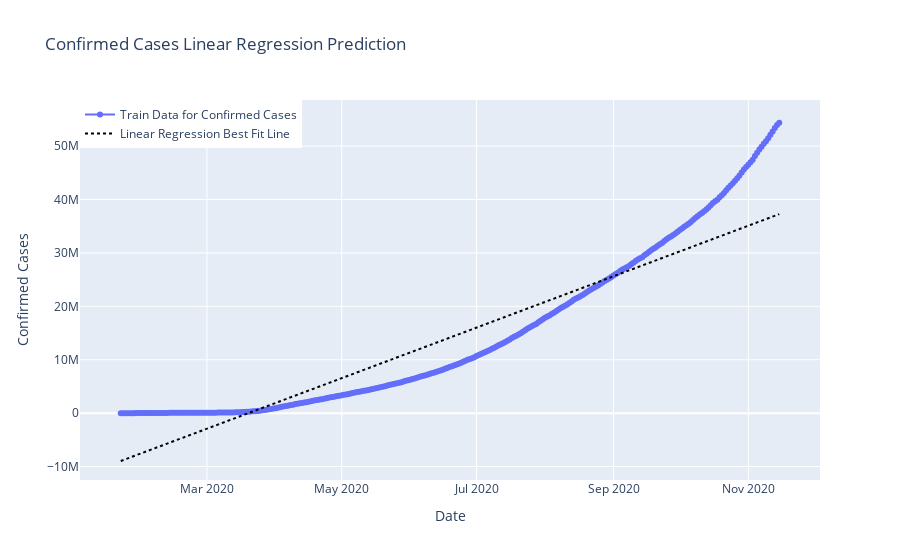

Write notebook code for a chart like this one.
### Code cell
# Plotting Linear Regression predictions
plt.figure(figsize=(11,6))

prediction_linreg = lin_reg.predict(np.array(datewise["Days Since"]).reshape(-1,1))

linreg_output=[]

for i in range(prediction_linreg.shape[0]):
    linreg_output.append(prediction_linreg[i][0])

fig=go.Figure()
fig.add_trace(go.Scatter(x=datewise.index, y=datewise["Confirmed"],
                    mode='lines+markers',name="Train Data for Confirmed Cases"))
fig.add_trace(go.Scatter(x=datewise.index, y=linreg_output,
                    mode='lines',name="Linear Regression Best Fit Line",
                    line=dict(color='black', dash='dot')))
fig.update_layout(title="Confirmed Cases Linear Regression Prediction",
                 xaxis_title="Date",yaxis_title="Confirmed Cases",legend=dict(x=0,y=1,traceorder="normal"))
fig.show()

### Figure 1 — Plotly figure (JSON) as saved in the notebook; plotly's stock layout.template omitted (floating-point values rounded to 4 significant figures; data arrays with more than 128 entries replaced by an {"elided": "..."} marker saying what was removed)
{"data": [{"mode": "lines+markers", "name": "Train Data for Confirmed Cases", "type": "scatter", "x": {"elided": "299 str values"}, "y": {"elided": "299 int values"}}, {"line": {"color": "black", "dash": "dot"}, "mode": "lines", "name": "Linear Regression Best Fit Line", "type": "scatter", "x": {"elided": "299 str values"}, "y": {"elided": "299 float values"}}], "layout": {"legend": {"traceorder": "normal", "x": 0, "y": 1}, "title": {"text": "Confirmed Cases Linear Regression Prediction"}, "xaxis": {"title": {"text": "Date"}}, "yaxis": {"title": {"text": "Confirmed Cases"}}}}
